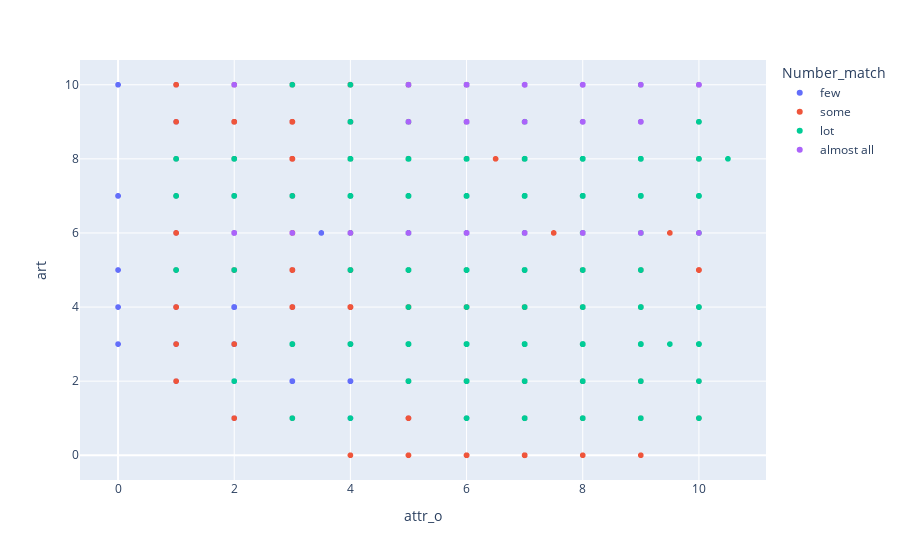

The cell this chart's notebook holds for it:
### Code cell
fig = px.scatter(df_h_o, x='attr_o', y='art',
              color='Number_match')
fig.show()

### Figure 1 — Plotly figure (JSON) as saved in the notebook; plotly's stock layout.template omitted (floating-point values rounded to 4 significant figures; data arrays with more than 128 entries replaced by an {"elided": "..."} marker saying what was removed)
{"data": [{"hovertemplate": "Number_match=few<br>attr_o=%{x}<br>art=%{y}<extra></extra>", "legendgroup": "few", "marker": {"color": "#636efa", "symbol": "circle"}, "mode": "markers", "name": "few", "showlegend": true, "type": "scattergl", "x": {"elided": "1637 float values"}, "xaxis": "x", "y": {"elided": "1637 int values"}, "yaxis": "y"}, {"hovertemplate": "Number_match=some<br>attr_o=%{x}<br>art=%{y}<extra></extra>", "legendgroup": "some", "marker": {"color": "#EF553B", "symbol": "circle"}, "mode": "markers", "name": "some", "showlegend": true, "type": "scattergl", "x": {"elided": "1681 float values"}, "xaxis": "x", "y": {"elided": "1681 int values"}, "yaxis": "y"}, {"hovertemplate": "Number_match=lot<br>attr_o=%{x}<br>art=%{y}<extra></extra>", "legendgroup": "lot", "marker": {"color": "#00cc96", "symbol": "circle"}, "mode": "markers", "name": "lot", "showlegend": true, "type": "scattergl", "x": {"elided": "794 float values"}, "xaxis": "x", "y": {"elided": "794 int values"}, "yaxis": "y"}, {"hovertemplate": "Number_match=almost all<br>attr_o=%{x}<br>art=%{y}<extra></extra>", "legendgroup": "almost all", "marker": {"color": "#ab63fa", "symbol": "circle"}, "mode": "markers", "name": "almost all", "showlegend": true, "type": "scattergl", "x": [6, 10, 7, 7, 8, 8, 8, 8, 7, 8, 7, 8, 8, 9, 7, 8, 10, 7, 8, 6, 9, 8, 9, 7, 7, 9, 6, 6, 8, 9, 5, 9, 9, null, 6, 8, 8, 6, 3, 8, 6, 5, 6, 9, 7, 10, 2, 6, 4, 5, 8, 8, 2, 7, 7, 6, 7, 2, 6, 8, 8, 10, 6, null, 7, 10, 7, 7, 6, 8, null, 6, 9, 8, 7, 8, 8, 10, 6, 2, 5, 8], "xaxis": "x", "y": [10, 10, 10, 10, 10, 10, 10, 10, 10, 10, 10, 10, 10, 10, 10, 10, 10, 10, 9, 9, 9, 9, 9, 9, 9, 9, 9, 9, 9, 9, 9, 9, 9, 9, 9, 9, 9, 9, 6, 6, 6, 6, 6, 6, 6, 6, 6, 6, 6, 6, 6, 6, 6, 6, 6, 6, 6, 6, 6, 6, 10, 10, 10, 10, 10, 10, 10, 10, 10, 10, 10, 10, 10, 10, 10, 10, 10, 10, 10, 10, 10, 10], "yaxis": "y"}], "layout": {"autosize": true, "legend": {"title": {"text": "Number_match"}, "tracegroupgap": 0}, "margin": {"t": 60}, "xaxis": {"anchor": "y", "autorange": true, "domain": [0, 1], "range": [-0.6311, 11.13], "title": {"text": "attr_o"}, "type": "linear"}, "yaxis": {"anchor": "x", "autorange": true, "domain": [0, 1], "range": [-0.7743, 10.77], "title": {"text": "art"}, "type": "linear"}}}
